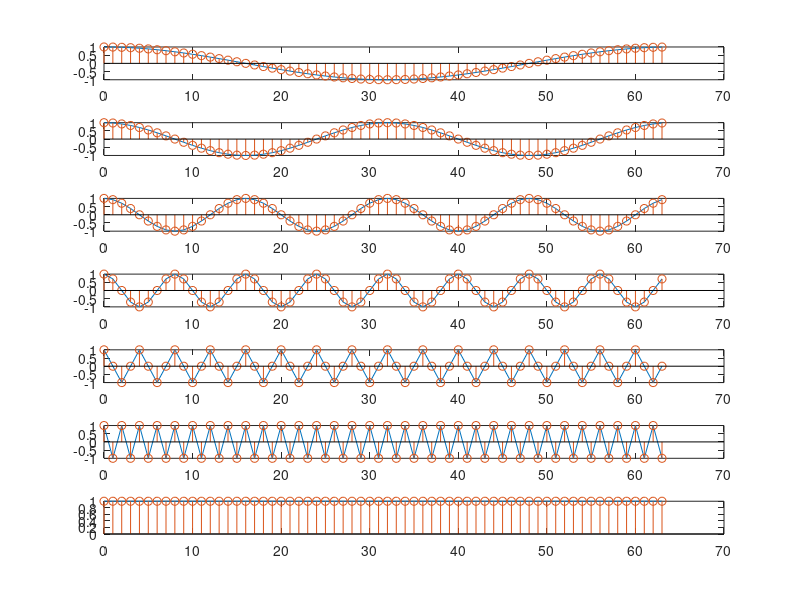
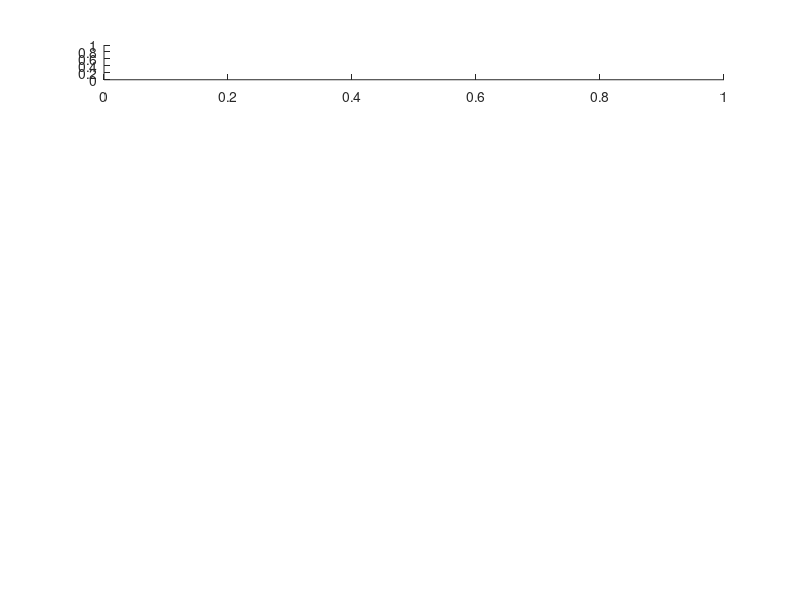

Recreate these plots in MATLAB, in order. (Note: this script raises an error after producing the figures.)
L  = 64;
t  = 0:L-1;
Ts = t(2) - t(1);
fs = 1 / Ts;

P = [64,32,16,8,4,2,1];
P_len = length(P);

figure(2); clf
for i=1:P_len 
   subplot(P_len,1,i); 
   disp(i);
   y = cos(2*pi*(1/P([i]))*t);
   fy = fft(y);
   plot(t, y);
   hold on;
   stem(t,y);
end

figure(3); clf
for i=1:P_len
   subplot(P_len,1,i); 
   disp(i);
   y = cos(2*pi*(1/P([i]))*t);
   fy = fft(y);
   %stem(FftShiftedFreqs(numel(fy),fs), fftshift(abs(fy)));
   freqs = FftShiftedFreqs(numel(fy), fs);
  stem(freqs, fftshift(abs(fy)));  

end
